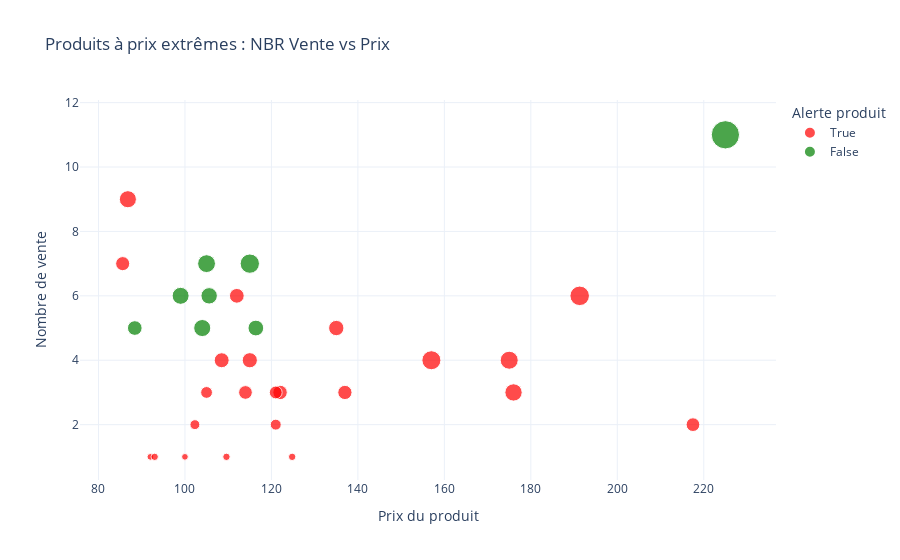

Notebook source saved alongside this figure:
### Code cell
fig = px.scatter(
    valeurs, 
    x='price', 
    y='total_sales',
    color='alerte_produit_anomalie_critique',
    size='marge_totale',
    hover_data=['post_name', 'total_sales', 'rotation_stock', 'marge_unitaire', 'marge_totale'],
    title='Produits à prix extrêmes : NBR Vente vs Prix',
    color_discrete_map={True: 'red', False: 'green'}
)

fig.update_layout(
    xaxis_title='Prix du produit ',
    yaxis_title='Nombre de vente',
    legend_title='Alerte produit',
    template='plotly_white'
)

fig.show()

### Figure 1 — Plotly figure (JSON) as saved in the notebook; plotly's stock layout.template omitted (floating-point values rounded to 4 significant figures)
{"data": [{"customdata": [["zind-humbrecht-riesling-gc-rangen-thann-clos-st-urbain-2017", 0.07692, 30.63, 30.63], ["champagne-larmandier-bernier-grand-cru-vieilles-chemins-avize-2011", 0.06195, 19.4, 135.8], ["cognac-frapin-vip-xo", 0.25, 68.42, 205.3], ["cognac-frapin-fontpinot-xo", 0.2222, 38.2, 152.8], ["cognac-frapin-chateau-de-fontpinot-1989-20-ans", 0.3077, 61.75, 247.0], ["chateau-de-puligny-montrachet-1cru-champ-canet-2014", 0.05263, 37.53, 37.53], ["domaine-des-croix-corton-grand-cru-les-greves-2017", 0.1538, 33.45, 66.9], ["domaine-des-croix-corton-charlemagne-grand-cru-2016", 0.3, 46.22, 138.7], ["david-duband-charmes-chambertin-grand-cru-2014", 0.1053, 64.38, 128.8], ["domaine-des-comtes-lafon-volnay-1er-cru-santenots-du-milieu-2014", 0.1875, 31.62, 94.86], ["champagne-agrapart-fils-lavizoise-grand-cru-2012-extra-brut-blanc-de-blancs", 0.0438, 24.73, 148.4], ["champagne-agrapart-fils-mineral-extra-brut-blanc-de-blancs-grand-cru-2012", 0.08824, 22.2, 199.8], ["tempier-bandol-cabassaou-2017", 1, 30.56, 30.56], ["domaine-weinbach-gewurztraminer-gc-furstentum-sgn-2010", 0.05, 37.59, 37.59], ["camille-giroud-clos-de-vougeot-2016", 0.3077, 55.41, 221.7], ["coteaux-champenois-egly-ouriet-ambonnay-rouge-2016", 0.06061, 43.36, 260.1], ["wemyss-malts-single-cask-chocolate-moka-cake", 0.5, 37.01, 37.01], ["wemyss-malts-single-cask-scotch-whisky-choc-n-nut-pretzel-2001", 0.2308, 47.43, 142.3], ["wemyss-malts-single-cask-scotch-whisky-chai-caramel-latte-2002", 0.2308, 42.75, 128.2], ["champagne-gosset-celebris-vintage-2007", 0.03597, 32.17, 160.9], ["domaine-des-comtes-lafon-volnay-1er-cru-santenots-du-milieu-2016", 0.3, 37.69, 113.1], ["domaine-des-comtes-lafon-volnay-1er-cru-champans-2014", 0.2667, 39.38, 157.5], ["domaine-des-comtes-lafon-volnay-1er-cru-champans-2016", 0.1333, 40.81, 81.63]], "hovertemplate": "alerte_produit_anomalie_critique=True<br>price=%{x}<br>total_sales=%{y}<br>marge_totale=%{customdata[3]}<br>post_name=%{customdata[0]}<br>rotation_stock=%{customdata[1]}<br>marge_unitaire=%{customdata[2]}<extra></extra>", "legendgroup": "True", "marker": {"color": "red", "size": [30.63, 135.8, 205.3, 152.8, 247.0, 37.53, 66.9, 138.7, 128.8, 94.86, 148.4, 199.8, 30.56, 37.59, 221.7, 260.1, 37.01, 142.3, 128.2, 160.9, 113.1, 157.5, 81.63], "sizemode": "area", "sizeref": 1.366, "symbol": "circle"}, "mode": "markers", "name": "True", "orientation": "v", "showlegend": true, "type": "scatter", "x": [100, 85.6, 176, 108.5, 157, 109.6, 102.3, 137, 217.5, 105, 112, 86.8, 92, 124.8, 175, 191.3, 93, 122, 114, 135, 121, 115, 121], "xaxis": "x", "y": [1, 7, 3, 4, 4, 1, 2, 3, 2, 3, 6, 9, 1, 1, 4, 6, 1, 3, 3, 5, 3, 4, 2], "yaxis": "y"}, {"customdata": [["zind-humbrecht-pinot-gris-grand-cru-rangen-de-thann-clos-saint-urbain-2012", 0.625, 29.37, 146.8], ["champagne-egly-ouriet-grand-cru-millesime-2008", 11, 49.69, 546.6], ["cognac-frapin-cigar-blend", 0.3333, 39.96, 199.8], ["domaine-des-comtes-lafon-volnay-1er-cru-santenots-du-milieu-2013", 0.5385, 31.08, 217.6], ["david-duband-chambolle-musigny-1er-cru-les-sentiers-2016", 0.3529, 30.71, 184.3], ["domaine-clerget-echezeaux-en-orveaux-2015", 0.3846, 33.85, 169.3], ["domaine-des-comtes-lafon-volnay-1er-cru-santenots-du-milieu-2015", 0.4118, 36.41, 254.9], ["domaine-des-comtes-lafon-volnay-1er-cru-champans-2013", 0.6, 32.88, 197.3]], "hovertemplate": "alerte_produit_anomalie_critique=False<br>price=%{x}<br>total_sales=%{y}<br>marge_totale=%{customdata[3]}<br>post_name=%{customdata[0]}<br>rotation_stock=%{customdata[1]}<br>marge_unitaire=%{customdata[2]}<extra></extra>", "legendgroup": "False", "marker": {"color": "green", "size": [146.8, 546.6, 199.8, 217.6, 184.3, 169.3, 254.9, 197.3], "sizemode": "area", "sizeref": 1.366, "symbol": "circle"}, "mode": "markers", "name": "False", "orientation": "v", "showlegend": true, "type": "scatter", "x": [88.4, 225, 104, 105, 105.6, 116.4, 115, 99], "xaxis": "x", "y": [5, 11, 5, 7, 6, 5, 7, 6], "yaxis": "y"}], "layout": {"autosize": true, "legend": {"itemsizing": "constant", "title": {"text": "Alerte produit"}, "tracegroupgap": 0}, "title": {"text": "Produits à prix extrêmes : NBR Vente vs Prix"}, "xaxis": {"anchor": "y", "autorange": true, "domain": [0, 1], "range": [76.21, 235.8], "title": {"text": "Prix du produit "}, "type": "linear"}, "yaxis": {"anchor": "x", "autorange": true, "domain": [0, 1], "range": [0.07447, 12.75], "title": {"text": "Nombre de vente"}, "type": "linear"}}}
